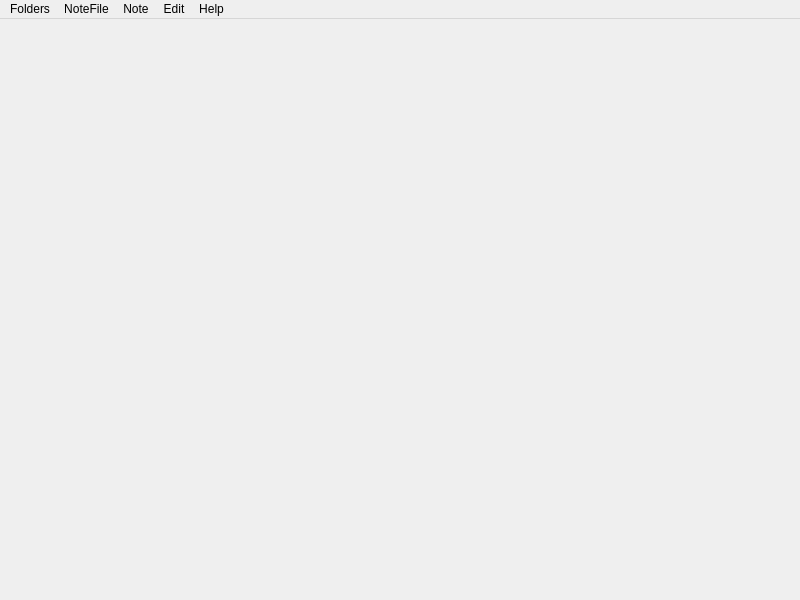
<?xml version="1.0" encoding="UTF-8"?>
<ui version="4.0">
 <class>MisliWindow</class>
 <widget class="QMainWindow" name="MisliWindow">
  <property name="geometry">
   <rect>
    <x>0</x>
    <y>0</y>
    <width>800</width>
    <height>600</height>
   </rect>
  </property>
  <property name="focusPolicy">
   <enum>Qt::NoFocus</enum>
  </property>
  <property name="windowTitle">
   <string>MainWindow</string>
  </property>
  <widget class="QWidget" name="centralwidget"/>
  <widget class="QMenuBar" name="menubar">
   <property name="geometry">
    <rect>
     <x>0</x>
     <y>0</y>
     <width>800</width>
     <height>25</height>
    </rect>
   </property>
   <widget class="QMenu" name="menuEdit">
    <property name="title">
     <string>Edit</string>
    </property>
    <addaction name="actionCopy"/>
    <addaction name="actionPaste"/>
    <addaction name="actionCut"/>
    <addaction name="actionUndo"/>
    <addaction name="actionDelete_selected"/>
   </widget>
   <widget class="QMenu" name="menuHelp">
    <property name="title">
     <string>Help</string>
    </property>
    <widget class="QMenu" name="menuLanguage_2">
     <property name="title">
      <string>Language</string>
     </property>
     <addaction name="actionBulgarian"/>
     <addaction name="actionEnglish"/>
    </widget>
    <widget class="QMenu" name="menuOther_stuff">
     <property name="title">
      <string>Other stuff</string>
     </property>
     <addaction name="actionZoom_in"/>
     <addaction name="actionZoom_out"/>
     <addaction name="actionClear_settings_and_exit"/>
    </widget>
    <addaction name="actionHelp"/>
    <addaction name="menuLanguage_2"/>
    <addaction name="separator"/>
    <addaction name="menuOther_stuff"/>
   </widget>
   <widget class="QMenu" name="menuFolders">
    <property name="title">
     <string>Folders</string>
    </property>
    <addaction name="actionAdd_new"/>
    <addaction name="actionRemove_current"/>
    <addaction name="separator"/>
   </widget>
   <widget class="QMenu" name="menuNoteFile">
    <property name="title">
     <string>NoteFile</string>
    </property>
    <addaction name="actionNew_notefile"/>
    <addaction name="separator"/>
    <addaction name="actionNext_notefile"/>
    <addaction name="actionPrevious_notefile"/>
    <addaction name="separator"/>
    <addaction name="actionMake_this_view_point_default_for_the_notefile"/>
    <addaction name="actionMake_this_notefile_appear_first_on_program_start"/>
   </widget>
   <widget class="QMenu" name="menuNote">
    <property name="title">
     <string>Note</string>
    </property>
    <addaction name="actionNew_note"/>
    <addaction name="actionEdit_note"/>
    <addaction name="actionMake_link"/>
   </widget>
   <addaction name="menuFolders"/>
   <addaction name="menuNoteFile"/>
   <addaction name="menuNote"/>
   <addaction name="menuEdit"/>
   <addaction name="menuHelp"/>
  </widget>
  <action name="actionCopy">
   <property name="text">
    <string>Copy</string>
   </property>
   <property name="shortcut">
    <string>Ctrl+C</string>
   </property>
  </action>
  <action name="actionPaste">
   <property name="text">
    <string>Paste</string>
   </property>
   <property name="shortcut">
    <string>Ctrl+V</string>
   </property>
  </action>
  <action name="actionCut">
   <property name="text">
    <string>Cut</string>
   </property>
   <property name="shortcut">
    <string>Ctrl+X</string>
   </property>
  </action>
  <action name="actionUndo">
   <property name="text">
    <string>Undo</string>
   </property>
   <property name="shortcut">
    <string>Ctrl+Z</string>
   </property>
  </action>
  <action name="actionHelp">
   <property name="text">
    <string>Help</string>
   </property>
   <property name="shortcut">
    <string>F1</string>
   </property>
  </action>
  <action name="actionAdd_new">
   <property name="text">
    <string>Add another folder</string>
   </property>
  </action>
  <action name="actionRemove_current">
   <property name="text">
    <string>Remove current</string>
   </property>
  </action>
  <action name="actionEdit_note">
   <property name="text">
    <string>Edit note</string>
   </property>
   <property name="shortcut">
    <string>E</string>
   </property>
  </action>
  <action name="actionNew_note">
   <property name="text">
    <string>New note</string>
   </property>
   <property name="shortcut">
    <string>M</string>
   </property>
  </action>
  <action name="actionNew_notefile">
   <property name="checkable">
    <bool>false</bool>
   </property>
   <property name="checked">
    <bool>false</bool>
   </property>
   <property name="text">
    <string>New notefile</string>
   </property>
   <property name="shortcut">
    <string>N</string>
   </property>
  </action>
  <action name="actionMake_link">
   <property name="text">
    <string>Make link</string>
   </property>
   <property name="shortcut">
    <string>L</string>
   </property>
  </action>
  <action name="actionNext_notefile">
   <property name="text">
    <string>Next notefile</string>
   </property>
   <property name="shortcut">
    <string>+</string>
   </property>
  </action>
  <action name="actionPrevious_notefile">
   <property name="text">
    <string>Previous notefile</string>
   </property>
   <property name="shortcut">
    <string>-</string>
   </property>
  </action>
  <action name="actionDelete_selected">
   <property name="text">
    <string>Delete selected</string>
   </property>
   <property name="shortcut">
    <string>Del</string>
   </property>
  </action>
  <action name="actionZoom_in">
   <property name="text">
    <string>Zoom in</string>
   </property>
   <property name="shortcut">
    <string>PgDown</string>
   </property>
  </action>
  <action name="actionZoom_out">
   <property name="text">
    <string>Zoom out</string>
   </property>
   <property name="shortcut">
    <string>PgUp</string>
   </property>
  </action>
  <action name="actionMake_this_view_point_default_for_the_notefile">
   <property name="text">
    <string>Make this view point default for the notefile</string>
   </property>
  </action>
  <action name="actionMake_this_notefile_appear_first_on_program_start">
   <property name="text">
    <string>Make this notefile appear first on program start</string>
   </property>
  </action>
  <action name="actionClose">
   <property name="text">
    <string>Close</string>
   </property>
   <property name="shortcut">
    <string>Q</string>
   </property>
  </action>
  <action name="actionBulgarian">
   <property name="text">
    <string>Bulgarian</string>
   </property>
  </action>
  <action name="actionEnglish">
   <property name="text">
    <string>English</string>
   </property>
  </action>
  <action name="actionClear_settings_and_exit">
   <property name="text">
    <string>Clear settings and exit</string>
   </property>
  </action>
 </widget>
 <resources/>
 <connections>
  <connection>
   <sender>actionEdit_note</sender>
   <signal>triggered()</signal>
   <receiver>MisliWindow</receiver>
   <slot>edit_note()</slot>
   <hints>
    <hint type="sourcelabel">
     <x>-1</x>
     <y>-1</y>
    </hint>
    <hint type="destinationlabel">
     <x>399</x>
     <y>299</y>
    </hint>
   </hints>
  </connection>
  <connection>
   <sender>actionHelp</sender>
   <signal>triggered()</signal>
   <receiver>MisliWindow</receiver>
   <slot>toggle_help()</slot>
   <hints>
    <hint type="sourcelabel">
     <x>-1</x>
     <y>-1</y>
    </hint>
    <hint type="destinationlabel">
     <x>399</x>
     <y>299</y>
    </hint>
   </hints>
  </connection>
  <connection>
   <sender>actionCopy</sender>
   <signal>triggered()</signal>
   <receiver>MisliWindow</receiver>
   <slot>copy()</slot>
   <hints>
    <hint type="sourcelabel">
     <x>-1</x>
     <y>-1</y>
    </hint>
    <hint type="destinationlabel">
     <x>399</x>
     <y>299</y>
    </hint>
   </hints>
  </connection>
  <connection>
   <sender>actionCut</sender>
   <signal>triggered()</signal>
   <receiver>MisliWindow</receiver>
   <slot>cut()</slot>
   <hints>
    <hint type="sourcelabel">
     <x>-1</x>
     <y>-1</y>
    </hint>
    <hint type="destinationlabel">
     <x>399</x>
     <y>299</y>
    </hint>
   </hints>
  </connection>
  <connection>
   <sender>actionDelete_selected</sender>
   <signal>triggered()</signal>
   <receiver>MisliWindow</receiver>
   <slot>delete_selected()</slot>
   <hints>
    <hint type="sourcelabel">
     <x>-1</x>
     <y>-1</y>
    </hint>
    <hint type="destinationlabel">
     <x>399</x>
     <y>299</y>
    </hint>
   </hints>
  </connection>
  <connection>
   <sender>actionMake_link</sender>
   <signal>triggered()</signal>
   <receiver>MisliWindow</receiver>
   <slot>make_link()</slot>
   <hints>
    <hint type="sourcelabel">
     <x>-1</x>
     <y>-1</y>
    </hint>
    <hint type="destinationlabel">
     <x>399</x>
     <y>299</y>
    </hint>
   </hints>
  </connection>
  <connection>
   <sender>actionNew_note</sender>
   <signal>triggered()</signal>
   <receiver>MisliWindow</receiver>
   <slot>new_note()</slot>
   <hints>
    <hint type="sourcelabel">
     <x>-1</x>
     <y>-1</y>
    </hint>
    <hint type="destinationlabel">
     <x>399</x>
     <y>299</y>
    </hint>
   </hints>
  </connection>
  <connection>
   <sender>actionNew_notefile</sender>
   <signal>triggered()</signal>
   <receiver>MisliWindow</receiver>
   <slot>new_nf()</slot>
   <hints>
    <hint type="sourcelabel">
     <x>-1</x>
     <y>-1</y>
    </hint>
    <hint type="destinationlabel">
     <x>399</x>
     <y>299</y>
    </hint>
   </hints>
  </connection>
  <connection>
   <sender>actionNext_notefile</sender>
   <signal>triggered()</signal>
   <receiver>MisliWindow</receiver>
   <slot>next_nf()</slot>
   <hints>
    <hint type="sourcelabel">
     <x>-1</x>
     <y>-1</y>
    </hint>
    <hint type="destinationlabel">
     <x>399</x>
     <y>299</y>
    </hint>
   </hints>
  </connection>
  <connection>
   <sender>actionPaste</sender>
   <signal>triggered()</signal>
   <receiver>MisliWindow</receiver>
   <slot>paste()</slot>
   <hints>
    <hint type="sourcelabel">
     <x>-1</x>
     <y>-1</y>
    </hint>
    <hint type="destinationlabel">
     <x>399</x>
     <y>299</y>
    </hint>
   </hints>
  </connection>
  <connection>
   <sender>actionPrevious_notefile</sender>
   <signal>triggered()</signal>
   <receiver>MisliWindow</receiver>
   <slot>prev_nf()</slot>
   <hints>
    <hint type="sourcelabel">
     <x>-1</x>
     <y>-1</y>
    </hint>
    <hint type="destinationlabel">
     <x>399</x>
     <y>299</y>
    </hint>
   </hints>
  </connection>
  <connection>
   <sender>actionUndo</sender>
   <signal>triggered()</signal>
   <receiver>MisliWindow</receiver>
   <slot>undo()</slot>
   <hints>
    <hint type="sourcelabel">
     <x>-1</x>
     <y>-1</y>
    </hint>
    <hint type="destinationlabel">
     <x>399</x>
     <y>299</y>
    </hint>
   </hints>
  </connection>
  <connection>
   <sender>actionZoom_in</sender>
   <signal>triggered()</signal>
   <receiver>MisliWindow</receiver>
   <slot>zoom_in()</slot>
   <hints>
    <hint type="sourcelabel">
     <x>-1</x>
     <y>-1</y>
    </hint>
    <hint type="destinationlabel">
     <x>399</x>
     <y>299</y>
    </hint>
   </hints>
  </connection>
  <connection>
   <sender>actionZoom_out</sender>
   <signal>triggered()</signal>
   <receiver>MisliWindow</receiver>
   <slot>zoom_out()</slot>
   <hints>
    <hint type="sourcelabel">
     <x>-1</x>
     <y>-1</y>
    </hint>
    <hint type="destinationlabel">
     <x>399</x>
     <y>299</y>
    </hint>
   </hints>
  </connection>
  <connection>
   <sender>actionMake_this_notefile_appear_first_on_program_start</sender>
   <signal>triggered()</signal>
   <receiver>MisliWindow</receiver>
   <slot>make_nf_default()</slot>
   <hints>
    <hint type="sourcelabel">
     <x>-1</x>
     <y>-1</y>
    </hint>
    <hint type="destinationlabel">
     <x>399</x>
     <y>299</y>
    </hint>
   </hints>
  </connection>
  <connection>
   <sender>actionMake_this_view_point_default_for_the_notefile</sender>
   <signal>triggered()</signal>
   <receiver>MisliWindow</receiver>
   <slot>make_viewpoint_default()</slot>
   <hints>
    <hint type="sourcelabel">
     <x>-1</x>
     <y>-1</y>
    </hint>
    <hint type="destinationlabel">
     <x>399</x>
     <y>299</y>
    </hint>
   </hints>
  </connection>
  <connection>
   <sender>actionClose</sender>
   <signal>triggered()</signal>
   <receiver>MisliWindow</receiver>
   <slot>close()</slot>
   <hints>
    <hint type="sourcelabel">
     <x>-1</x>
     <y>-1</y>
    </hint>
    <hint type="destinationlabel">
     <x>399</x>
     <y>299</y>
    </hint>
   </hints>
  </connection>
  <connection>
   <sender>actionAdd_new</sender>
   <signal>triggered()</signal>
   <receiver>MisliWindow</receiver>
   <slot>add_new_folder()</slot>
   <hints>
    <hint type="sourcelabel">
     <x>-1</x>
     <y>-1</y>
    </hint>
    <hint type="destinationlabel">
     <x>399</x>
     <y>299</y>
    </hint>
   </hints>
  </connection>
  <connection>
   <sender>actionRemove_current</sender>
   <signal>triggered()</signal>
   <receiver>MisliWindow</receiver>
   <slot>remove_current_folder()</slot>
   <hints>
    <hint type="sourcelabel">
     <x>-1</x>
     <y>-1</y>
    </hint>
    <hint type="destinationlabel">
     <x>399</x>
     <y>299</y>
    </hint>
   </hints>
  </connection>
  <connection>
   <sender>actionBulgarian</sender>
   <signal>triggered()</signal>
   <receiver>MisliWindow</receiver>
   <slot>set_lang_bg()</slot>
   <hints>
    <hint type="sourcelabel">
     <x>-1</x>
     <y>-1</y>
    </hint>
    <hint type="destinationlabel">
     <x>399</x>
     <y>299</y>
    </hint>
   </hints>
  </connection>
  <connection>
   <sender>actionEnglish</sender>
   <signal>triggered()</signal>
   <receiver>MisliWindow</receiver>
   <slot>set_lang_en()</slot>
   <hints>
    <hint type="sourcelabel">
     <x>-1</x>
     <y>-1</y>
    </hint>
    <hint type="destinationlabel">
     <x>399</x>
     <y>299</y>
    </hint>
   </hints>
  </connection>
  <connection>
   <sender>actionClear_settings_and_exit</sender>
   <signal>triggered()</signal>
   <receiver>MisliWindow</receiver>
   <slot>clear_settings_and_exit()</slot>
   <hints>
    <hint type="sourcelabel">
     <x>-1</x>
     <y>-1</y>
    </hint>
    <hint type="destinationlabel">
     <x>399</x>
     <y>299</y>
    </hint>
   </hints>
  </connection>
 </connections>
 <slots>
  <slot>edit_note()</slot>
  <slot>new_note()</slot>
  <slot>new_nf()</slot>
  <slot>make_link()</slot>
  <slot>next_nf()</slot>
  <slot>prev_nf()</slot>
  <slot>delete_selected()</slot>
  <slot>zoom_out()</slot>
  <slot>zoom_in()</slot>
  <slot>toggle_help()</slot>
  <slot>undo()</slot>
  <slot>copy()</slot>
  <slot>paste()</slot>
  <slot>cut()</slot>
  <slot>make_viewpoint_default()</slot>
  <slot>make_nf_default()</slot>
  <slot>add_new_folder()</slot>
  <slot>remove_current_folder()</slot>
  <slot>set_lang_bg()</slot>
  <slot>set_lang_en()</slot>
  <slot>clear_settings_and_exit()</slot>
 </slots>
</ui>
